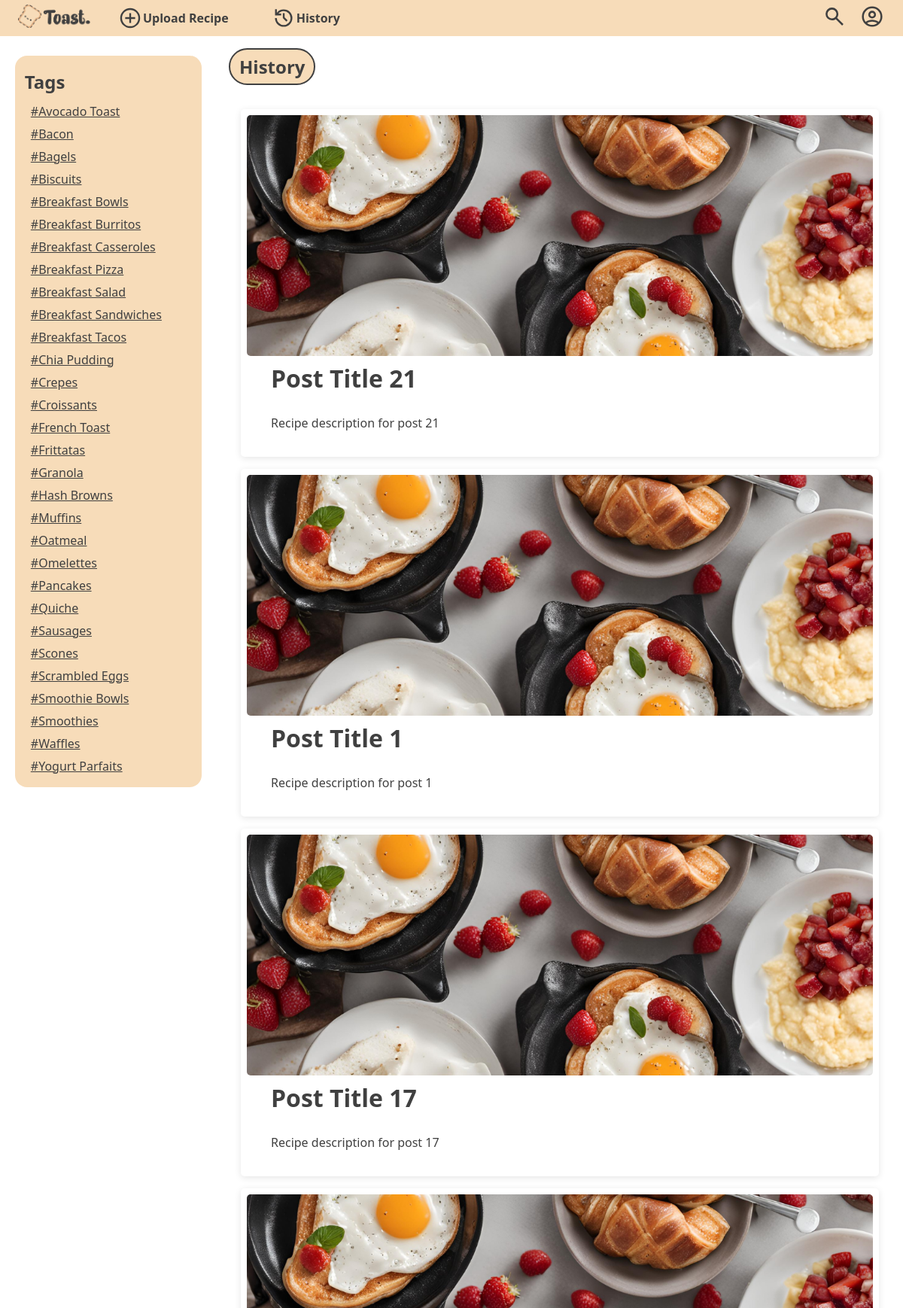
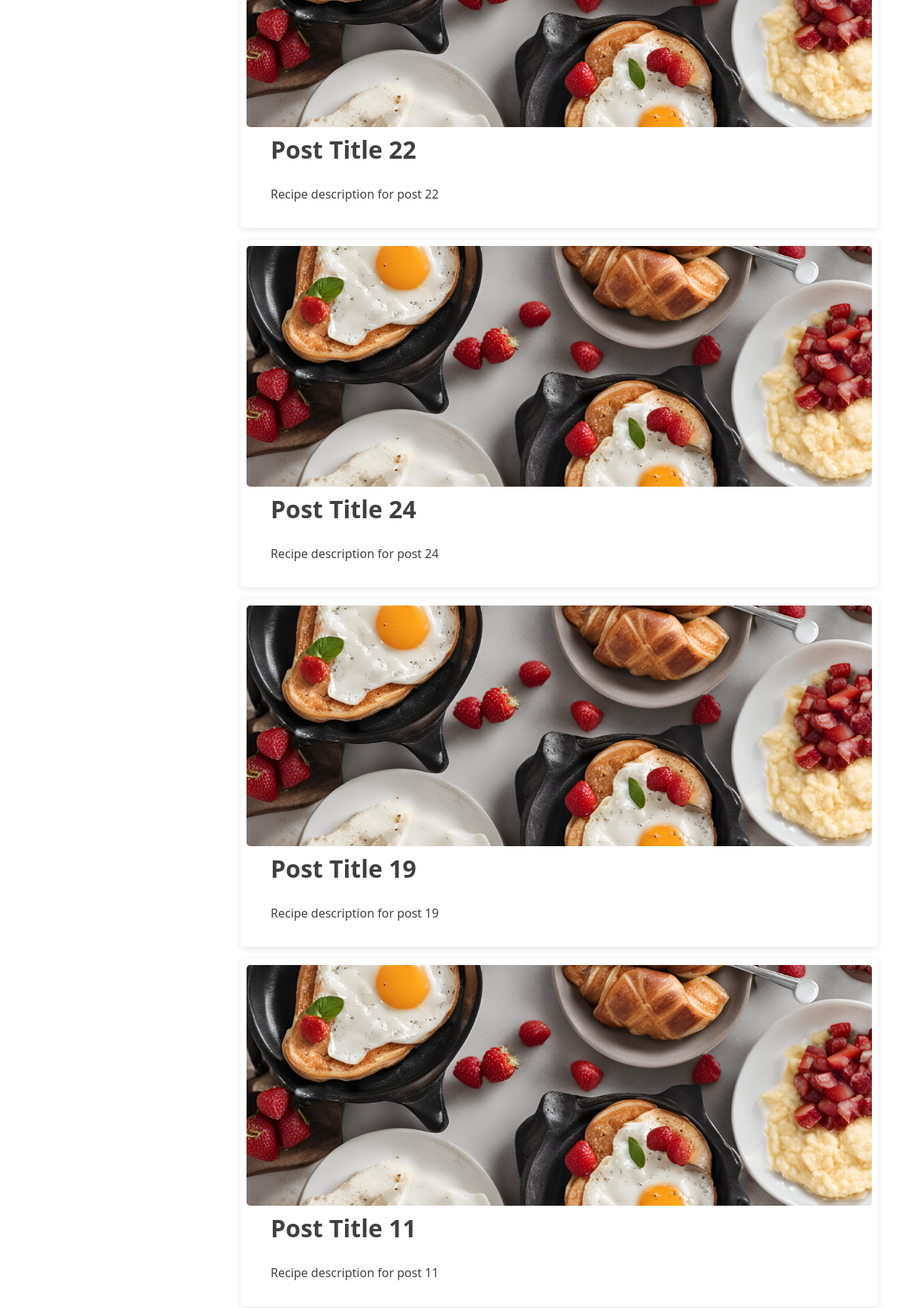
/page/history.php (signed in, upper part), run on the app's committed database (2 pictures, top to bottom).
### tables this page shows
CREATE TABLE `tags` (
  `Tag_ID` int(11) NOT NULL,
  `Tag_Category` varchar(255) NOT NULL
);

CREATE TABLE `post_history` (
  `Post_History_ID` int(11) NOT NULL,
  `Post_History_Date` date NOT NULL,
  `Post_History_Time` time NOT NULL,
  `Post_ID` int(11) DEFAULT NULL,
  `Profile_ID` int(11) DEFAULT NULL,
  `Post_isLike` tinyint(1) NOT NULL
);

CREATE TABLE `post` (
  `Post_ID` int(11) NOT NULL,
  `Post_Title` varchar(255) NOT NULL,
  `Post_Desc` text DEFAULT NULL,
  `Post_Content` text NOT NULL,
  `Post_Likes` int(11) DEFAULT 0,
  `Post_Dislikes` int(11) DEFAULT 0,
  `Post_Image_Path` text DEFAULT NULL,
  `Profile_ID` int(11) DEFAULT NULL,
  `Post_Tag_ID` int(255) NOT NULL
);

### php/session_Maker.php (called while the page is built, shortened)
<?php
if (isset($_SESSION["id"]) && isset($_SESSION["email"])) {
    $ProfileID = $_SESSION["id"];
} else {
    $ProfileID = 0;
    $ProfileEmail = "";
    $isLoggedIn = false;
}
?>

### page/history.php (the view, shortened to what this page needs)
<?php
include '../php/session_Maker.php';
?>
<link rel="stylesheet" href="../css/history.css">
<div class="sectionControlled">
    <div class="headerContainer"><h2>History</h2></div>
        <div class="result">
            <ul>
            <?php
            require '../php/db_connection.php';
            $query =   "SELECT
                        ph.Post_History_ID,
                        ph.Post_History_Date,
                        ph.Post_ID,
                        ph.Profile_ID,
                        ph.Post_isLike,
                        p.Post_Title,
                        p.Post_Desc,
                        p.Post_Likes,
                        p.Post_Image_Path,
                        pr.Profile_Name,
                        pr.Profile_Image_Path
                        FROM
                            post_history ph
                        JOIN
                            post p ON ph.Post_ID = p.Post_ID
                        JOIN
                            profile pr ON ph.Profile_ID = pr.Profile_ID
                        WHERE
                            ph.Profile_ID = $ProfileID";
            $result = mysqli_query($connection, $query);
            if ($result && mysqli_num_rows($result) > 0) {
                while ($row = mysqli_fetch_assoc($result)) {
                    $PostID = $row['Post_ID'];
                    $PostTitle = $row['Post_Title'];
                    $PostDesc = $row['Post_Desc'];
                    $PostImageID = $row['Post_Image_Path'];
            ?>
                <a href="post.php?id=<?php echo $PostID; ?>">
                    <div class="resultContainer">
                        <img src="<?php echo $PostImageID; ?>" alt="">
                        <div class="resultContent">
                            <div class="resultTitle">
                                <h1><?php echo $PostTitle; ?></h1>
                            </div>
                            <div class="resultDetail">
                                <p><?php echo $PostDesc; ?></p>
                            </div>
                        </div>
                    </div>
                </a>
            <?php
                }
            } else {
                echo "No history found.";
            }
            ?>
            </ul>
        </div>
    </div>
</div>
<?php
include '../layout/Layout.php';
?>

### php/tagsDisplay.php (shortened to what this page needs)
<?php
require 'db_connection.php';
$query = "SELECT * FROM TAGS";
$result = mysqli_query($connection, $query);
if (mysqli_num_rows($result) > 0) {
    while ($row = mysqli_fetch_assoc($result)) {
        $tagID = $row['Tag_ID'];
        $tagName = $row['Tag_Category'];
        echo '<li><a href="../page/tags.php?id=' . $tagID . '" class="tagItem">' . $tagName . '</a></li>';
    }
} else {
    echo 'No tags found.';
}
?>

### css/default.css (style rules this page uses)
:root { --background-default: #ffffff; --background-light: #fff5e7; --clr-dark: #404040; --clr-primary: #f7dcb9; --clr-primary-darken: #f5d2a4; }
* { margin: 0; padding: 0; list-style-type: none; text-decoration: none; font-family: system-ui, -apple-system, BlinkMacSystemFont, 'Segoe UI', Roboto, Oxygen, Ubuntu, Cantarell, 'Open Sans', 'Helvetica Neue', sans-serif; color: var(--clr-dark); box-sizing: border-box; }
html, body { min-height: 100vh; max-width: 100vw; }
h1 { font-size: 2rem; }
h2 { font-size: 1.5rem; }
.tagItem { padding: 0.3em 0.5em; }

### css/history.css (style rules this page uses)
.sectionControlled { width: 100%; height: 100%; display: flex; flex-direction: column; gap: 1em; }
.headerContainer { display: flex; height: 100%; align-items: center; gap: 1em; }
.headerContainer h2 { padding: 0.25em 0.5em; background-color: #f7dcb9; border: 2px solid #404040; border-radius: 50px; }
.result { display: flex; flex-direction: column; width: 100%; height: 100%; gap: 1em; }
.result ul { display: grid; width: 100%; height: auto; grid-template-columns: repeat(auto-fill, minmax(30rem, 1fr)); gap: 1rem; padding: 1em; }
.result a { display: flex; flex-direction: row; width: 100%; height: 100%; border-radius: 5px; padding: 0.5em 0.5em; box-shadow: 0px 2px 10px rgba(0, 0, 0, 0.1); background-color: var(--background-default); transition: all 0.3s ease; z-index: 3; }
.resultContainer { display: flex; width: 100%; height: 100%; flex-direction: column; }
.resultContent { display: flex; width: 100%; height: 100%; padding: 0.5em 2em; flex-direction: column; justify-content: flex-start; }
.resultTitle { display: flex; align-items: center; justify-content: space-between; height: 5em; gap: 1em; }
.resultTitle h1 { display: flex; text-decoration: none; }
.result img { width: 1005; height: 20em; object-fit: cover; background-repeat: no-repeat; border-radius: 5px; }
.resultDetail { display: flex; height: 100%; align-items: center; margin-top: 0.5em; }

### data on the page
tags: Tag_Category "#Avocado Toast"
tags: Tag_Category "#Bacon"
tags: Tag_Category "#Bagels"
tags: Tag_Category "#Biscuits"
tags: Tag_Category "#Breakfast Bowls"
tags: Tag_Category "#Breakfast Burritos"
tags: Tag_Category "#Breakfast Casseroles"
tags: Tag_Category "#Breakfast Pizza"
tags: Tag_Category "#Breakfast Salad"
tags: Tag_Category "#Breakfast Sandwiches"
tags: Tag_Category "#Breakfast Tacos"
tags: Tag_Category "#Chia Pudding"
tags: Tag_Category "#Crepes"
tags: Tag_Category "#Croissants"
tags: Tag_Category "#French Toast"
tags: Tag_Category "#Frittatas"
tags: Tag_Category "#Granola"
tags: Tag_Category "#Hash Browns"
tags: Tag_Category "#Muffins"
tags: Tag_Category "#Oatmeal"
tags: Tag_Category "#Omelettes"
tags: Tag_Category "#Pancakes"
tags: Tag_Category "#Quiche"
tags: Tag_Category "#Sausages"
tags: Tag_Category "#Scones"
tags: Tag_Category "#Scrambled Eggs"
tags: Tag_Category "#Smoothie Bowls"
tags: Tag_Category "#Smoothies"
tags: Tag_Category "#Waffles"
tags: Tag_Category "#Yogurt Parfaits"
post_history: Post_ID.Post_Image_Path (picture), Post_ID.Post_Title "Post Title 21", Post_ID.Post_Desc "Recipe description for post 21"
post_history: Post_ID.Post_Image_Path (picture), Post_ID.Post_Title "Post Title 1", Post_ID.Post_Desc "Recipe description for post 1"
post_history: Post_ID.Post_Image_Path (picture), Post_ID.Post_Title "Post Title 17", Post_ID.Post_Desc "Recipe description for post 17"
post_history: Post_ID.Post_Image_Path (picture), Post_ID.Post_Title "Post Title 22", Post_ID.Post_Desc "Recipe description for post 22"
post_history: Post_ID.Post_Image_Path (picture), Post_ID.Post_Title "Post Title 24", Post_ID.Post_Desc "Recipe description for post 24"
post_history: Post_ID.Post_Image_Path (picture), Post_ID.Post_Title "Post Title 19", Post_ID.Post_Desc "Recipe description for post 19"
post_history: Post_ID.Post_Image_Path (picture), Post_ID.Post_Title "Post Title 11", Post_ID.Post_Desc "Recipe description for post 11"
